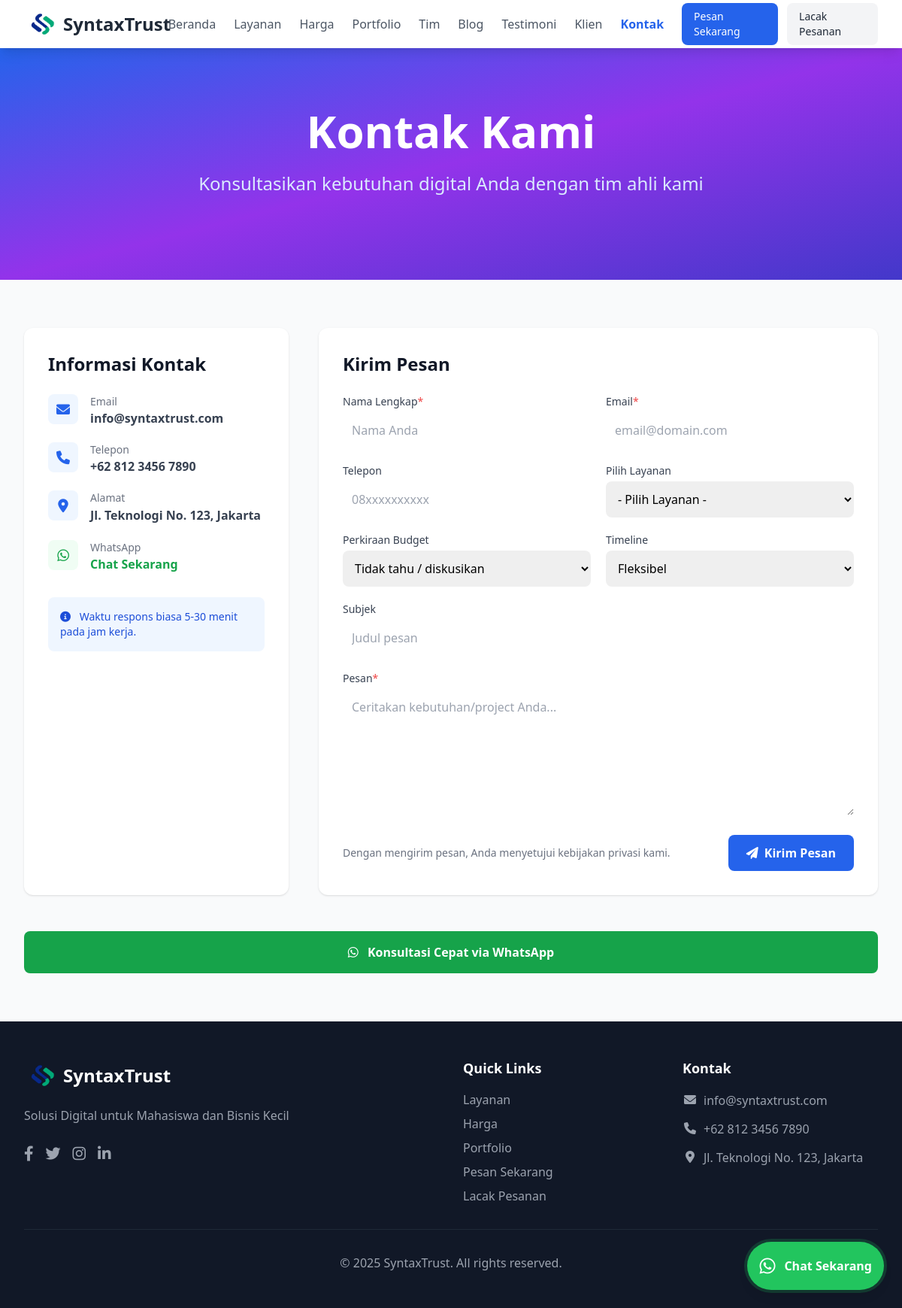
The app's page /public/contact.php, older data.
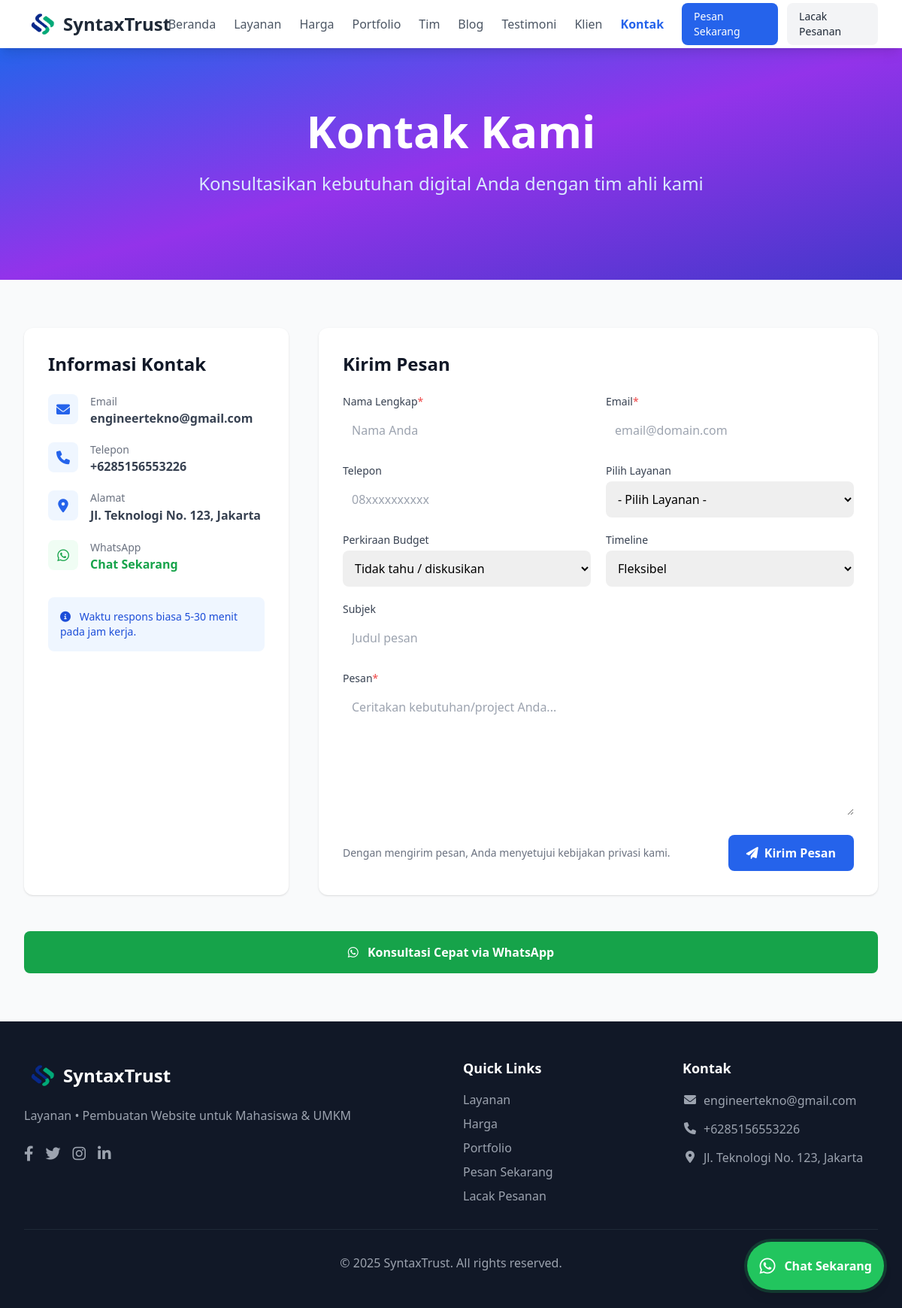
The same page, newer data.
### tables this page shows
CREATE TABLE `settings` (
  `id` int(11) NOT NULL,
  `setting_key` varchar(100) NOT NULL,
  `setting_value` text DEFAULT NULL,
  `setting_type` enum('text','number','boolean','json') DEFAULT 'text',
  `description` varchar(255) DEFAULT NULL,
  `is_public` tinyint(1) DEFAULT 1,
  `created_at` timestamp NOT NULL DEFAULT current_timestamp(),
  `updated_at` timestamp NOT NULL DEFAULT current_timestamp() ON UPDATE current_timestamp()
);

### public/includes/helpers.php (called while the page is built, shortened)
<?php
require_once __DIR__ . '/../../config/database.php';
if (!function_exists('getSetting')) {
    function getSetting($key, $default = '') {
        global $pdo;
        try {
            $stmt = $pdo->prepare("SELECT setting_value FROM settings WHERE setting_key = ? AND is_public = 1");
            $stmt->execute([$key]);
            $result = $stmt->fetch(PDO::FETCH_ASSOC);
            return $result ? $result['setting_value'] : $default;
        } catch (Exception $e) {
            return $default;
        }
    }
}
if (!function_exists('h')) {
    function h($string) {
        return htmlspecialchars((string)$string, ENT_QUOTES, 'UTF-8');
    }
}

### public/contact.php (the view, shortened to what the changed rows need)
<?php
require_once __DIR__ . '/includes/layout.php';
$site_name = getSetting('site_name', 'SyntaxTrust');
$site_description = getSetting('site_description', 'Layanan Pembuatan Website untuk Mahasiswa & UMKM');
$contact_email = getSetting('contact_email', '');
$contact_phone = getSetting('contact_phone', '');
echo renderPageStart($site_name . ' - Kontak', 'Hubungi ' . $site_name . ' - ' . $site_description, 'contact.php');
?>
    <section class="bg-gradient-to-br from-blue-600 via-purple-600 to-indigo-700 text-white py-20">
        <div class="max-w-7xl mx-auto px-4 sm:px-6 lg:px-8 text-center">
            <h1 class="text-4xl md:text-6xl font-bold mb-6">Kontak Kami</h1>
        </div>
    </section>
    <section class="py-16">
        <div class="max-w-7xl mx-auto px-4 sm:px-6 lg:px-8 grid grid-cols-1 lg:grid-cols-3 gap-10">
            <div class="bg-white rounded-xl shadow p-8">
                <h2 class="text-2xl font-bold text-gray-900 mb-6">Informasi Kontak</h2>
                <ul class="space-y-5 text-gray-700">
                    <li class="flex items-start">
                        <div>
                            <div class="text-sm text-gray-500">Email</div>
                            <a href="mailto:<?= h($contact_email) ?>" class="font-semibold hover:text-blue-600"><?= h($contact_email) ?></a>
                        </div>
                    </li>
                    <li class="flex items-start">
                        <div>
                            <div class="text-sm text-gray-500">Telepon</div>
                            <a href="tel:<?= h($contact_phone) ?>" class="font-semibold hover:text-blue-600"><?= h($contact_phone) ?></a>
                        </div>
                    </li>
                </ul>
            </div>
            <div class="lg:col-span-2 bg-white rounded-xl shadow p-8">
                <h2 class="text-2xl font-bold text-gray-900 mb-6">Kirim Pesan</h2>
            </div>
        </div>
    </section>
<?php echo renderPageEnd(); ?>

### public/includes/shared-components.php (shortened to what the changed rows need)
    <?php
function renderFooter() {
    $site_name = getSetting('site_name', 'SyntaxTrust');
    $site_description = getSetting('site_description', 'Layanan Pembuatan Website untuk Mahasiswa & UMKM');
    ?>
    <footer class="bg-gray-900 text-white py-12">
        <div class="max-w-7xl mx-auto px-4 sm:px-6 lg:px-8">
            <div class="grid grid-cols-1 md:grid-cols-4 gap-8">
                <div class="md:col-span-2">
                    <div class="flex items-center space-x-1 mb-4">
                        <img src="assets/img/fix_logo_new.png" alt="<?= h($site_name) ?>" class="h-12 w-12">
                        <h3 class="text-2xl font-bold"><?= h($site_name) ?></h3>
                    </div>
                    <p class="text-gray-400 mb-6 leading-relaxed"><?= h($site_description) ?></p>
                    <div class="flex space-x-4">
                        <a href="<?= h(getSetting('social_media_facebook', '#')) ?>" class="text-gray-400 hover:text-white transition-colors">
                        </a>
                        <a href="<?= h(getSetting('social_media_twitter', '#')) ?>" class="text-gray-400 hover:text-white transition-colors">
                        </a>
                        <a href="<?= h(getSetting('social_media_instagram', '#')) ?>" class="text-gray-400 hover:text-white transition-colors">
                        </a>
                        <a href="<?= h(getSetting('social_media_linkedin', '#')) ?>" class="text-gray-400 hover:text-white transition-colors">
                        </a>
                    </div>
                </div>
                <div>
                    <ul class="space-y-3 text-gray-400">
                        <li class="flex items-start">
                            <i class="fas fa-envelope mt-1 w-5 text-center text-gray-400"></i>
                            <span class="ml-2 leading-relaxed break-words"><?= h(getSetting('contact_email')) ?></span>
                        </li>
                        <li class="flex items-start">
                            <i class="fas fa-phone mt-1 w-5 text-center text-gray-400"></i>
                            <span class="ml-2 leading-relaxed break-words"><?= h(getSetting('contact_phone')) ?></span>
                        </li>
                    </ul>
                </div>
            </div>
        </div>
    </footer>
    <?php
    return ob_get_clean();
}
    ?>

Row changes from the older to the newer data that the page shows:
changed settings: setting_value "info@syntaxtrust.com" → "engineertekno@gmail.com"
changed settings (number 3 of 5 on the later page): setting_value "+62 812 3456 7890" → "+6285156553226"
changed settings: setting_value "Solusi Digital untuk Mahasiswa dan Bisnis Kecil" → "Layanan • Pembuatan Website untuk Mahasiswa & UMKM"
